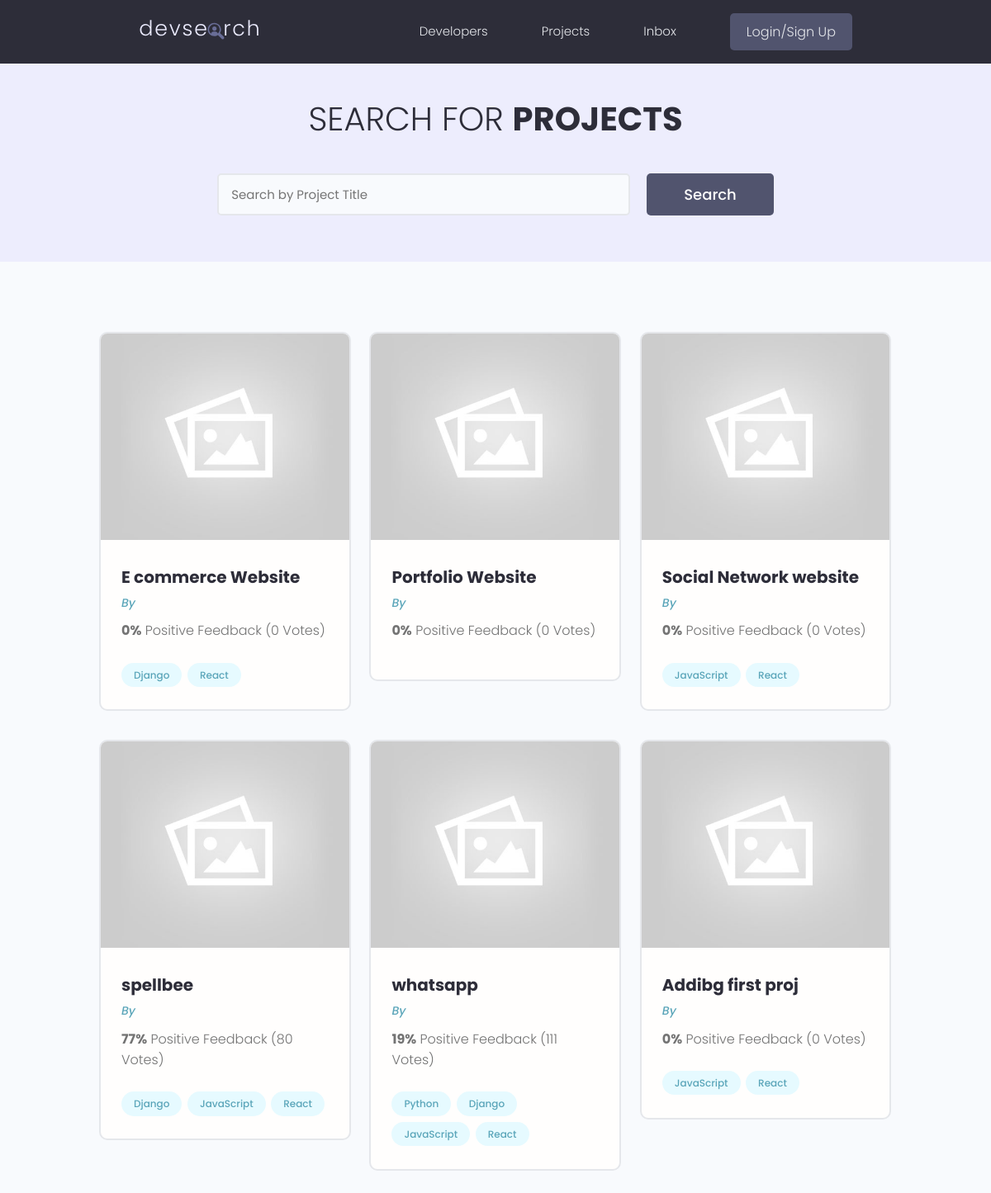
Before: /projects/ with the older database file.
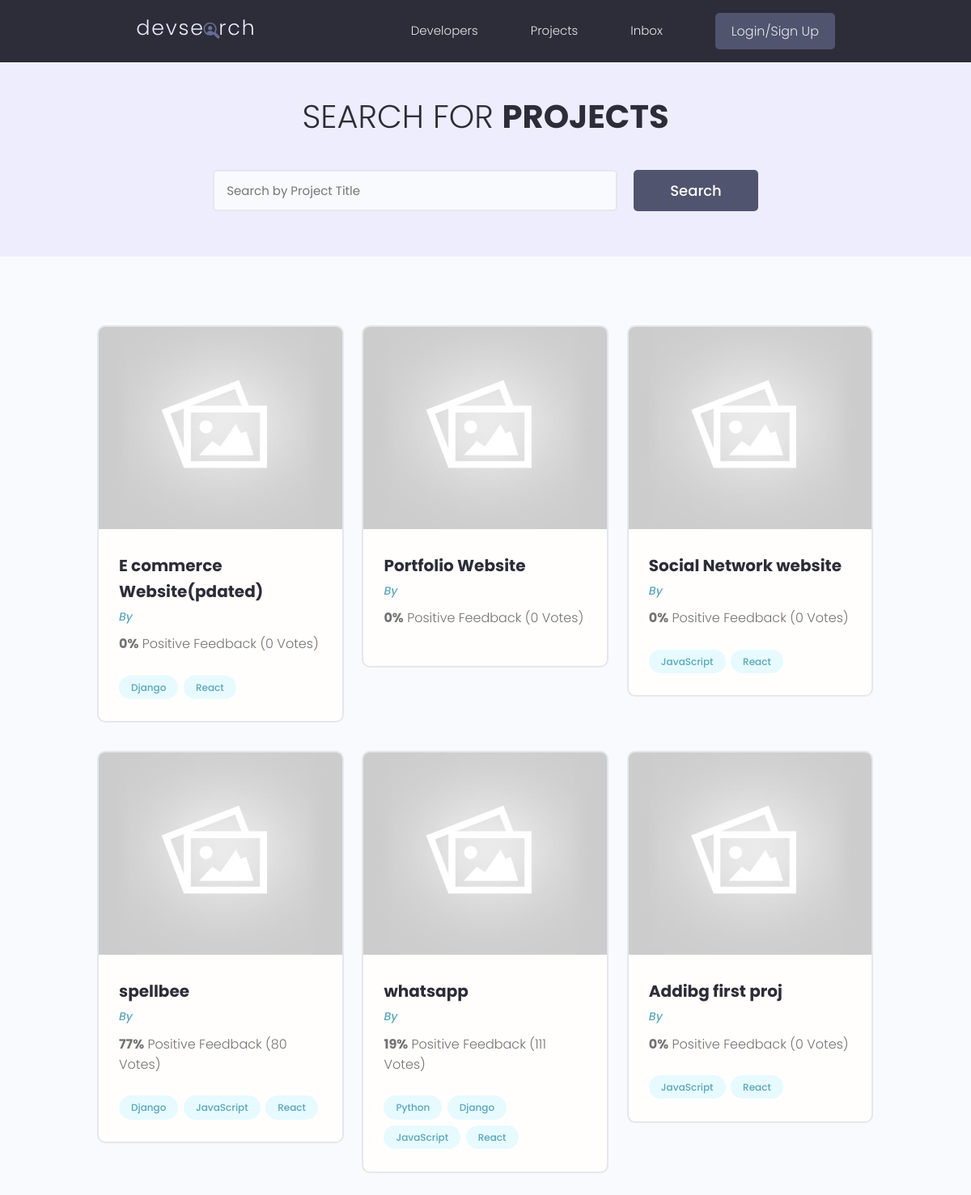
After: the same page with the newer database file.
### projects/models.py (models this page shows, shortened)
class Project(models.Model):
    owner = models.ForeignKey(
        Profile, null=True, blank=True, on_delete=models.SET_NULL)
    title = models.CharField(max_length=200)
    description = models.TextField(null=True, blank=True)
    featured_image = models.ImageField(
        null=True, blank=True, default="default.jpg")
    demo_link = models.CharField(max_length=2000, null=True, blank=True)
    source_link = models.CharField(max_length=2000, null=True, blank=True)
    tags = models.ManyToManyField('Tag', blank=True)
    vote_total = models.IntegerField(default=0, null=True, blank=True)
    vote_ratio = models.IntegerField(default=0, null=True, blank=True)
    created = models.DateTimeField(auto_now_add=True)
    id = models.UUIDField(default=uuid.uuid4, unique=True,
                          primary_key=True, editable=False)

### projects/views.py (the view)
# urls.py: path('projects/', include('projects.urls')),
def projects(request):
    projectsObj = Project.objects.all()
    return render(request, 'projects/projects.html', {'projectsObj': projectsObj})

### projects/models.py (called while the page is built)
    def __str__(self):
        return self.name

### projects/templates/projects/projects.html (shortened to what this page needs)
{% extends 'main.html' %}
{% block content %}
<main class="projects">
    <section class="hero-section text-center">
      <div class="container container--narrow">
        <div class="hero-section__box">
          <h2>Search for <span>Projects</span></h2>
        </div>
        <div class="hero-section__search">
          <form class="form" action="#" method="get">
            <div class="form__field">
              <input class="input input--text" id="formInput#search" type="text" name="text"
                placeholder="Search by Project Title" />
            </div>
            <input class="btn btn--sub btn--lg" type="submit" value="Search" />
          </form>
        </div>
      </div>
    </section>
    <section class="projectsList">
      <div class="container">
        <div class="grid grid--three">
        {% for project in projectsObj %}
          <div class="column">
            <div class="card project">
              <a href="{% url 'project' project.id %}" class="project">
                <img class="project__thumbnail" src="{{project.featured_image.url}}" alt="project thumbnail" />
                <div class="card__body">
                  <h3 class="project__title">{{project.title}}</h3>
                  <p><a class="project__author" href="{% url 'project' project.id %}">By {{project.owner.name}}</a></p>
                  <p class="project--rating">
                    <span style="font-weight: bold;">{{project.vote_ratio}}%</span> Positive
                    Feedback ({{project.vote_total}} Vote{{project.vote_total|pluralize:"s"}})
                  </p>
                  <div class="project__tags">
                    {% for tag in project.tags.all %}
                    <span class="tag tag--pill tag--main">
                      <small>{{tag}}</small>
                    </span>
                    {% endfor %}
                  </div>
                </div>
              </a>
            </div>
          </div>
          {% endfor %}
        </div>
      </div>
    </section>
  </main>
{% endblock content %}

Changed rows visible on the page:
changed Project: title "E commerce Website" → "E commerce Website(pdated)"
